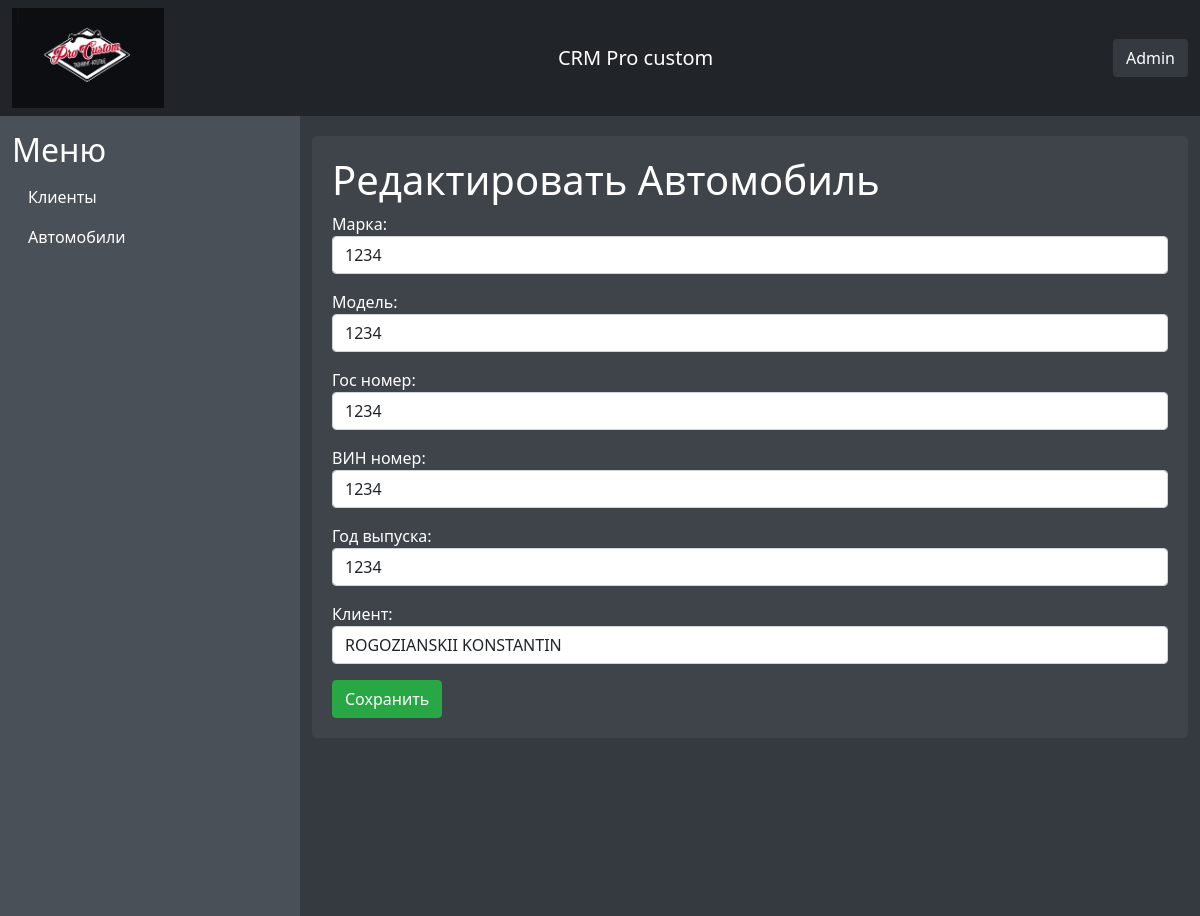
/cars/edit/9/, run on the app's committed database.
### cars/models.py (models this page shows, shortened)
class Car(models.Model):
    gos_num = models.CharField(max_length=20)
    vin_number = models.CharField(max_length=17)
    brand = models.CharField(max_length=50)
    model = models.CharField(max_length=50)
    year_of_production = models.IntegerField()
    client = models.ForeignKey(Client, on_delete=models.CASCADE, related_name='cars')

### cars/views.py (the view)
# urls.py: path('edit/<int:pk>/', views.car_edit, name='car_edit'),
def car_edit(request, pk):
    car = get_object_or_404(Car, pk=pk)
    if request.method == 'POST':
        form = CarForm(request.POST, instance=car)
        if form.is_valid():
            form.save()
            return redirect('car_list')
    else:
        form = CarForm(instance=car)
    return render(request, 'cars/car_form.html', {'form': form})

### cars/forms.py
class CarForm(forms.ModelForm):
    class Meta:
        model = Car
        fields = ['gos_num', 'vin_number', 'brand', 'model', 'year_of_production', 'client']
        labels = {
            'gos_num': 'Гос номер',
            'vin_number': 'ВИН номер',
            'brand': 'Марка',
            'model': 'Модель',
            'year_of_production': 'Год выпуска',
            'client': 'Клиент'
        }
        widgets = {
            'gos_num': forms.TextInput(attrs={'class': 'form-control form-control-half'}),
            'vin_number': forms.TextInput(attrs={'class': 'form-control form-control-half'}),
            'brand': forms.TextInput(attrs={'class': 'form-control form-control-half'}),
            'model': forms.TextInput(attrs={'class': 'form-control form-control-half'}),
            'year_of_production': forms.NumberInput(attrs={'class': 'form-control form-control-half'}),
            'client': forms.Select(attrs={'class': 'form-control form-control-half'}),
        }

### clients/models.py (called while the page is built)
    def __str__(self):
        return f"{self.last_name} {self.first_name} {self.middle_name or ''}".strip()

### templates/cars/car_form.html (shortened to what this page needs)
{% extends 'main/base.html' %}
{% block content %}
<h1>{% if form.instance.pk %}Редактировать{% else %}Добавить{% endif %} Автомобиль</h1>
<form method="post">
    <div class="mb-3">
        {{ form.brand.label_tag }}
        {{ form.brand }}
    </div>
    <div class="mb-3">
        {{ form.model.label_tag }}
        {{ form.model }}
    </div>
    <div class="mb-3">
        {{ form.gos_num.label_tag }}
        {{ form.gos_num }}
    </div>
    <div class="mb-3">
        {{ form.vin_number.label_tag }}
        {{ form.vin_number }}
    </div>
    <div class="mb-3">
        {{ form.year_of_production.label_tag }}
        {{ form.year_of_production }}
    </div>
    {% if client %}
        <input type="hidden" name="client" value="{{ client.id }}">
    {% else %}
        <div class="mb-3">
            {{ form.client.label_tag }}
            {{ form.client }}
        </div>
    {% endif %}
    <button type="submit" class="btn btn-success">Сохранить</button>
</form>
{% endblock %}

### static/css/global_styles.css (style rules this page uses)
body { background-color: #343a40; color: #ffffff; }
.btn-success { background-color: #28a745 !important; border-color: #28a745 !important; }

### static/css/table_styles.css (style rules this page uses)
.btn { display: inline-block; font-weight: 400; color: #fff; text-align: center; vertical-align: middle; user-select: none; background-color: #343a40; border: 1px solid transparent; padding: 0.375rem 0.75rem; font-size: 1rem; line-height: 1.5; border-radius: 0.25rem; transition: color 0.15s ease-in-out, background-color 0.15s ease-in-out, border-color 0.15s ease-in-out, box-shadow 0.15s ease-in-out; }

### data on the page
Car: brand "1234", model "1234", gos_num "1234", vin_number "1234", year_of_production "1234", client "ROGOZIANSKII KONSTANTIN"
